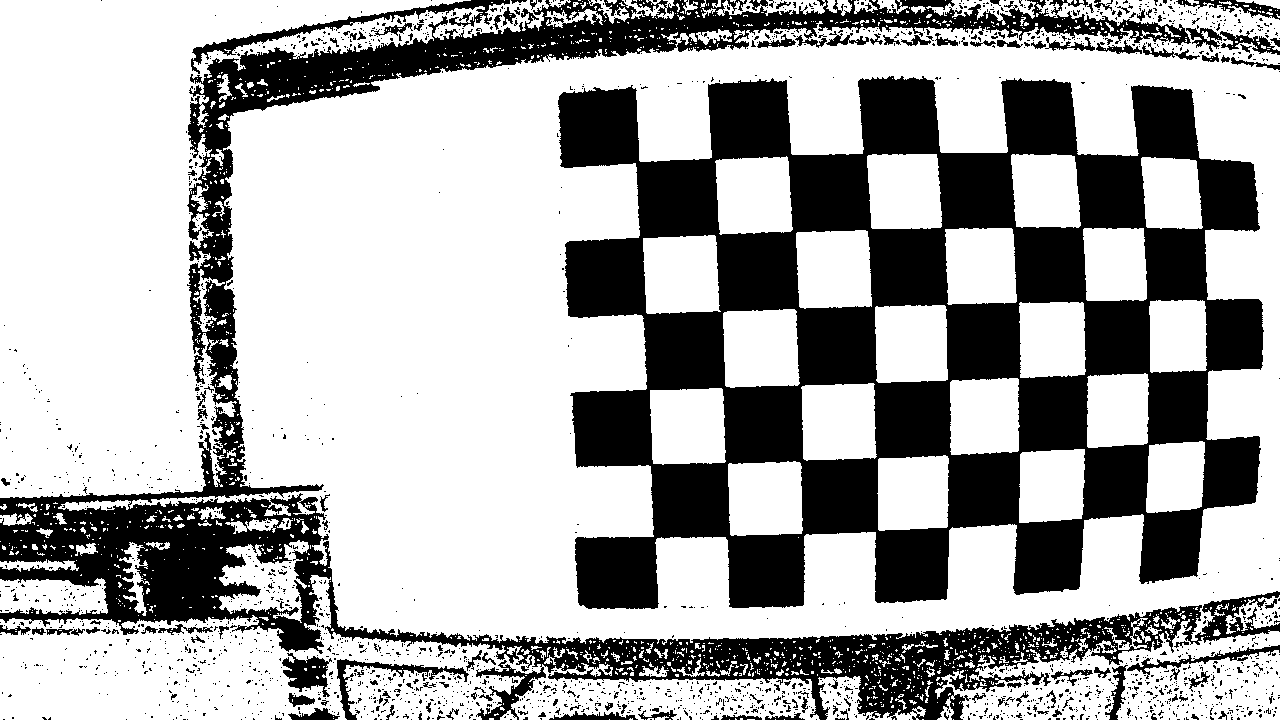
#> input picture camera/mono_calibration/pattern_images/pattern_1.png, 1280 x 720 px
$ python edge_metrics.py ../camera/mono_calibration/pattern_images ../camera/mono_calibration/pattern_images
#> lines starting #> are read from the running program, lines starting #| are printed output that depends on the picture; after the words box and inside, x2 and y2 are one past the last pixel; in counts of white or black regions, pixels touching at a corner belong together; long printed decimals are rounded
#!/usr/bin/env python

# Author: Igor Topcin <topcin@ime.usp.br>
# PTC5892 Processamento de Imagens Medicas
# POLI - University of Sao Paulo

# Implementation of the

# References:
# [1] W. K. Pratt, Digital Image Processing. New York: Wiley, 1977
# [2] Y. Yu and S. T. Acton, Speckle Reducing Anisotropic Diffusion.
# IEEE Transactions on Image Processing, Vol. 11, No. 11, 2002

import numpy as np
from scipy.ndimage import distance_transform_edt
from sklearn.metrics import f1_score
from glob import glob
import cv2 as cv
from tqdm import tqdm


DEFAULT_ALPHA = 1.0 / 9

def fom(edges, edges_gt, alpha = DEFAULT_ALPHA):
    """
    Computes Pratt's Figure of Merit for the given image img, using a gold
    standard image as source of the ideal edge pixels.
    """

    # To avoid oversmoothing, we apply canny edge detection with very low
    # standard deviation of the Gaussian kernel (sigma = 0.1).

    # Compute the distance transform for the gold standard image.
    # removes third dimension from each
    #edges = edges[:,:,0]
    #edges_gt = edges_gt[:,:,0]
    dist = distance_transform_edt(np.invert(edges_gt))

    fom = 1.0 / np.maximum(
        np.count_nonzero(edges),
        np.count_nonzero(edges_gt))

    N, M = edges.shape

    for i in range(0, N):
        for j in range(0, M):
            if edges[i, j]:
                fom += 1.0 / ( 1.0 + dist[i, j] * dist[i, j] * alpha)

    fom /= np.maximum(
        np.count_nonzero(edges),
        np.count_nonzero(edges_gt))

    return fom

def f_score(edges,edges_gt):
    #edges = edges[:,:,0]
    #edges_gt = edges_gt[:,:,0]
    return f1_score(edges,edges_gt,average='micro')

def calculate_dataset_metrics(gt_directory,
                              pred_directory,
                              metric = 'fom'):
    """
    Calculates desired metric over a dataset

    Assumes the directories point to a directory with all the given GT/predicted edge images.

    """
#> called with metric = 'fom'
    # loads and sorts GT images
    gt_images = sorted(glob(gt_directory + '/*.png'))

    # loads and sorts edge images
    pred_images = sorted(glob(pred_directory + '/*.png'))
    # pred_images = sorted(glob(pred_directory + '/*.png'),key=lambda x: int(x.split('_')[-1].split('.')[0]))

    # "skips" intermediate edges if one is longer than the other
    gt_len = len(gt_images)
    pred_len = len(pred_images)
    if gt_len != pred_len:
        indices = np.linspace(start=0,stop=max(gt_len,pred_len)-1,num=min(gt_len,pred_len)).astype(int)
    if gt_len < pred_len:
        #pred_images = pred_images[indices]
        pred_images = [pred_images[i] for i in indices]


    elif pred_len < gt_len:
        #gt_images = gt_images[indices]
        gt_images = [gt_images[i] for i in indices]


    metric_average = 0
    for gt_image_dir, pred_image_dir in tqdm(zip(gt_images,pred_images)):
        # loads images
        gt_image = cv.imread(gt_image_dir, cv.IMREAD_GRAYSCALE) > 100
#> gt_image: shape (720, 1280) bool; 66.7% white; 2129 black regions (1988 under 20 px), largest, box (x1, y1, x2, y2) and area: (558, 76, 1264, 609) 183944, (0, 0, 1280, 720) 99675, (191, 0, 510, 74) 2551
        pred_image = cv.imread(pred_image_dir, cv.IMREAD_GRAYSCALE) > 100
        cv.imshow('Pred', pred_image.astype(np.uint8) * 255)
        cv.waitKey(0)
        metric_val = 0
        if metric == 'fom':
            metric_val += fom(pred_image,gt_image)
#> in fom, `dist = distance_transform_edt(np.invert(edges_gt))`:
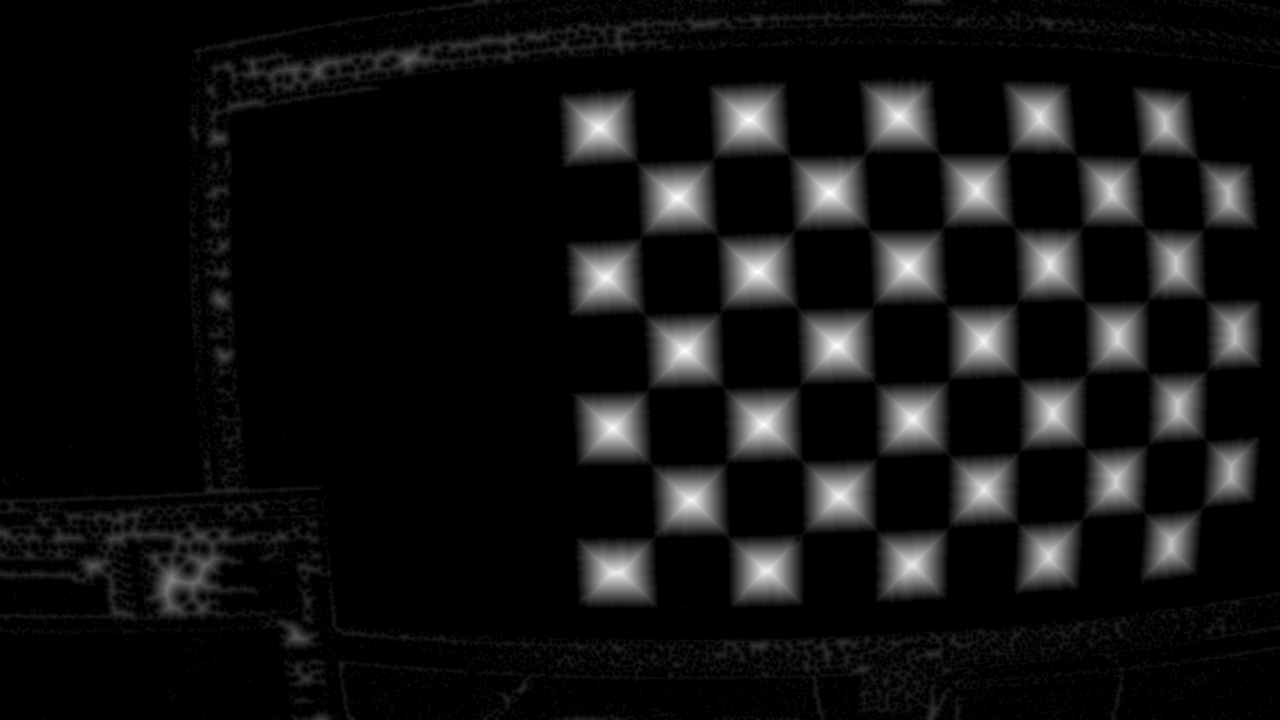
#> dist: shape (720, 1280) float64; min 0, max 38.21, mean 2.8; drawn with min black and max white
#> in fom, `fom = 1.0 / np.maximum( np.count_nonzero(edges), np.count_nonzero(edge..`: fom = 1.63e-06
#> after the loop in fom, `for i in range(0, N):`: fom = 614888
#> in fom, `fom /= np.maximum( np.count_nonzero(edges), np.count_nonzero(edges_gt))`: fom = 1
#> metric_val = 1
        elif metric == 'f_score':
            metric_val += f_score(pred_image,gt_image)
        metric_average += metric_val
#> metric_average = 1
#> pass 2 of the loop in calculate_dataset_metrics, `for gt_image_dir, pred_image_dir in tqdm(zip(gt_images,pred_images)):`:
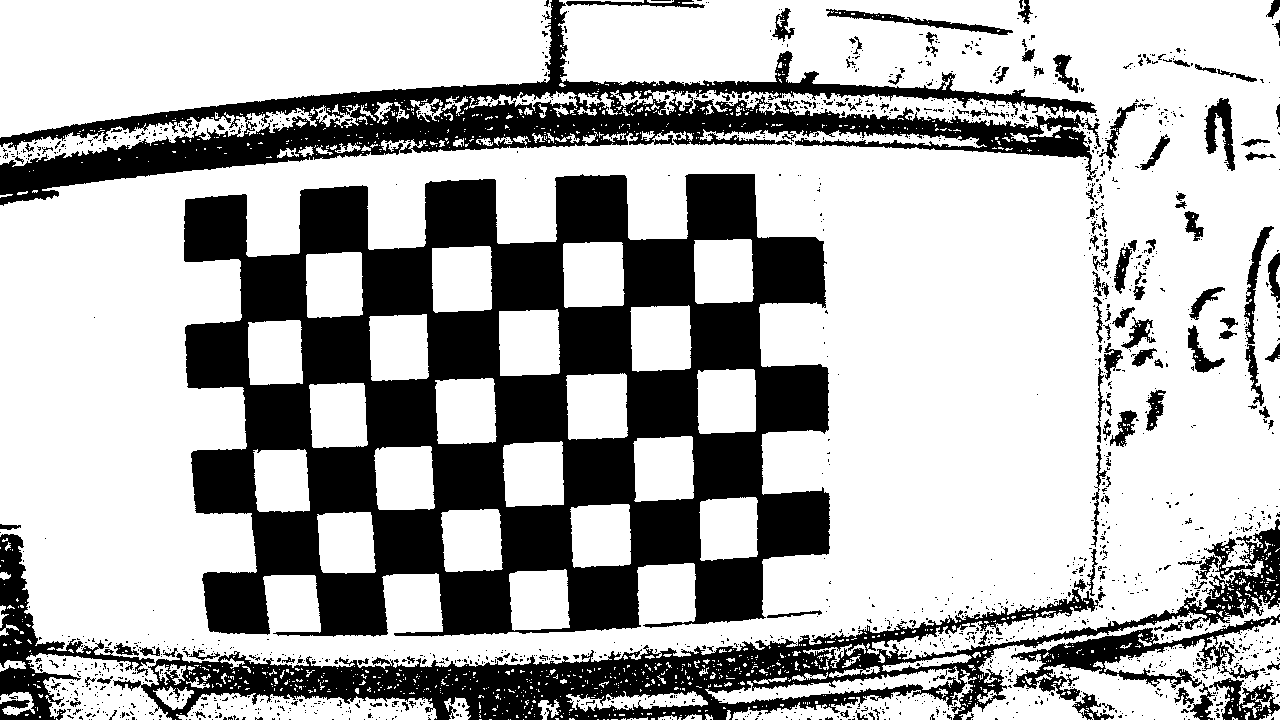
#> input picture camera/mono_calibration/pattern_images/pattern_10.png, 1280 x 720 px
#> gt_image: shape (720, 1280) bool; 69.2% white; 1704 black regions (1550 under 20 px), largest, box (x1, y1, x2, y2) and area: (184, 174, 830, 637) 158236, (0, 0, 1101, 206) 48792, (113, 519, 1280, 720) 40836
#> in fom (call 2), `dist = distance_transform_edt(np.invert(edges_gt))`:
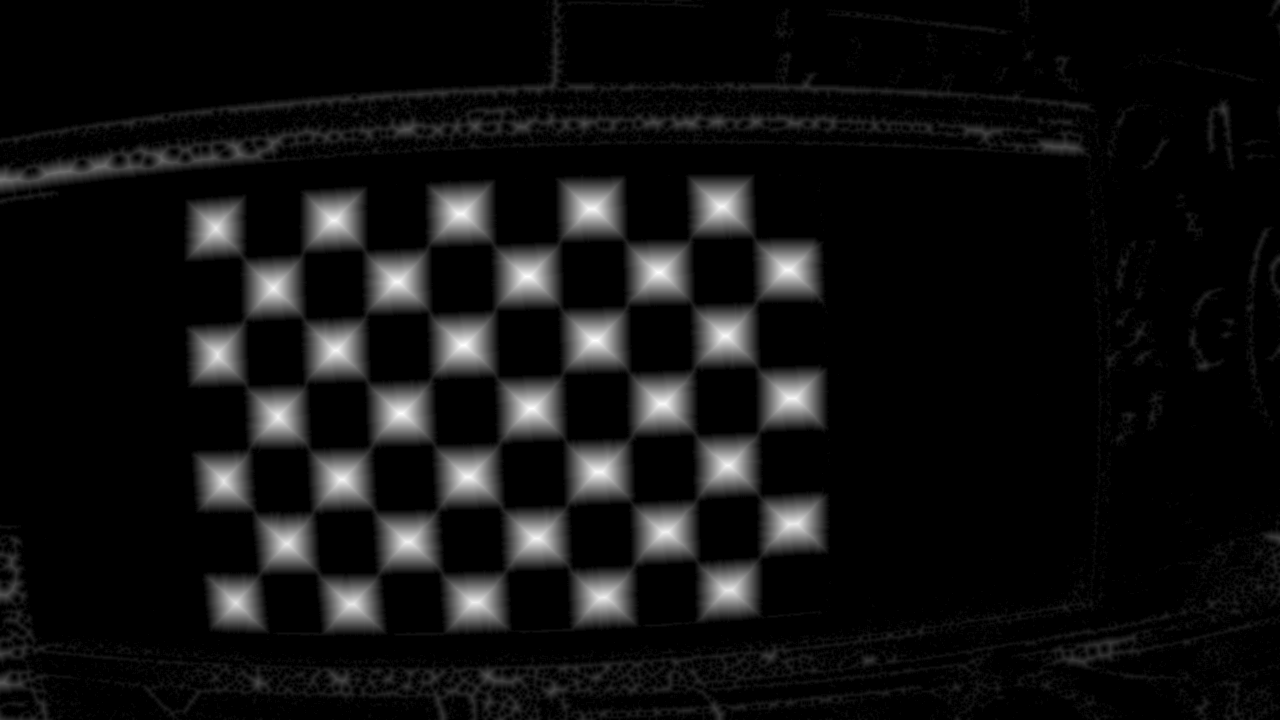
#> dist: shape (720, 1280) float64; min 0, max 34, mean 2.3; drawn with min black and max white
#> in fom (call 2), `fom = 1.0 / np.maximum( np.count_nonzero(edges), np.count_nonzero(edge..`: fom = 1.57e-06
#> after the loop in fom (call 2), `for i in range(0, N):`: fom = 637804
#> in fom (call 2), `fom /= np.maximum( np.count_nonzero(edges), np.count_nonzero(edges_gt))`: fom = 1
#> in calculate_dataset_metrics, `metric_average += metric_val`: metric_average = 2
    metric_average = metric_average/min(gt_len,pred_len)
#> metric_average = 1
    return metric_average


def main():
    import argparse

    parser = argparse.ArgumentParser(description='Calculate edge metrics for a dataset.')
    parser.add_argument('gt_directory', type=str, help='Directory containing ground truth edge images.')
    parser.add_argument('pred_directory', type=str, help='Directory containing predicted edge images.')
    parser.add_argument('--metric', type=str, choices=['fom', 'f_score'], default='fom', help='Metric to calculate.')

    args = parser.parse_args()

    metric_value = calculate_dataset_metrics(args.gt_directory, args.pred_directory, args.metric)
#> metric_value = 1
    print(f'Metric ({args.metric}) value: {metric_value}')
#| Metric (fom) value: 1.000

if __name__ == '__main__':
    main()
